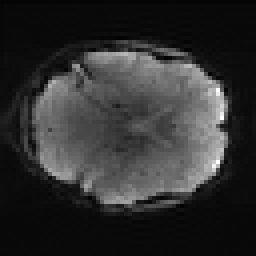
#> input picture img/CNEPFL/10/gt_9.png, 64 x 64 px, found by its file name (shown 4 times larger); its folder holds 2 pictures in this run
$ python show_time_res.py
#> lines starting #> are read from the running program, lines starting #| are printed output that depends on the picture
import os
import re

import matplotlib.pyplot as plt
from PIL import Image
import numpy as np
import cv2
from tqdm import tqdm
import nibabel as nib
from nilearn import datasets, image, masking
import pandas as pd
from nilearn.input_data import NiftiLabelsMasker
from nilearn import plotting

fmri_gt = np.stack([np.stack([cv2.imread(f"img/CNEPFL/{i}/gt_{j}.png", cv2.IMREAD_GRAYSCALE) for j in range(0, 30)], axis=0) for i in tqdm(range(0,350, 10))], axis=0)
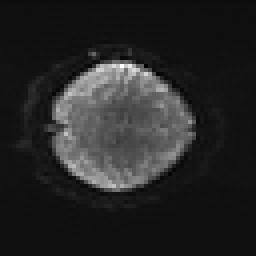
#> input picture img/CNEPFL/10/gt_23.png, 64 x 64 px, found by its file name (shown 4 times larger)
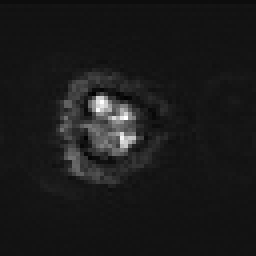
#> input picture img/CNEPFL/1010/gt_28.png, 64 x 64 px, found by its file name (shown 4 times larger)
#> (the run stopped early here; a loop or call above may not have finished)
